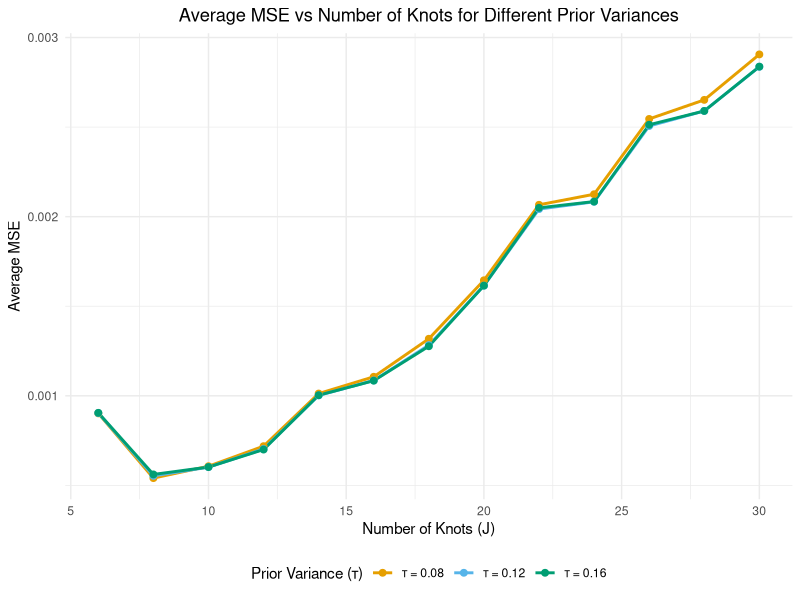

Here is the R script that generated this plot: (Note: this script raises an error after producing the figure.)
set.seed(123)

library(splines)
library(MLmetrics)
library(ggplot2)

# Simulation parameters
n <- 1000
Sp_order <- 3
x <- seq(0, 1, length.out = n)
tau_values <- c(0.08, 0.12, 0.16)
J_values <- seq(6, 30, by = 2)
num_seeds <- 1

# True function and noise parameters
f <- function(x) exp(-2 * x^2)
z <- f(x)
sd <- 0.3
sigma_sq <- sd^2

# Precompute basis matrices for all J values
B_list <- lapply(J_values, function(j) {
  knots <- c(-0.0002, -0.0001, seq(0, 1, length.out = j - 4), 1.0001, 1.0002)
  splineDesign(knots, x, ord = Sp_order, outer.ok = TRUE, sparse = FALSE)
})

# Initialize storage
results <- list()
random_seeds <- sample(0:2000, num_seeds)

# Main simulation loop
for (tau in tau_values) {
  tau_sq <- tau  # Using τ directly for clarity
  MSE_matrix <- matrix(0, nrow = num_seeds, ncol = length(J_values))
  
  for (i in 1:num_seeds) {
    set.seed(random_seeds[i])
    y <- z + rnorm(n, 0, sd)
    
    for (j in seq_along(J_values)) {
      B <- B_list[[j]]
      p <- ncol(B)
      
      # Bayesian linear regression computation
      precision_matrix <- (1/tau_sq) * diag(p) + (1/sigma_sq) * crossprod(B)
      theta <- solve(precision_matrix, (1/sigma_sq) * crossprod(B, y))
      
      MSE_matrix[i, j] <- MSE(z, B %*% theta)
    }
  }
  
  # Store results with clear labeling
  results[[paste0("tau_", tau)]] <- data.frame(
    J = J_values,
    Avg_MSE = colMeans(MSE_matrix),
    Tau = factor(paste("τ =", tau), 
                 levels = paste("τ =", tau_values))
  )  # Added closing ) for data.frame and factor
}  # Closing bracket for tau loop

# Combine all results
plot_data <- do.call(rbind, results)

# Create visualization
ggplot(plot_data, aes(x = J, y = Avg_MSE, color = Tau)) +
  geom_line(size = 1) +
  geom_point(size = 2) +
  labs(title = "Average MSE vs Number of Knots for Different Prior Variances",
       x = "Number of Knots (J)",
       y = "Average MSE",
       color = "Prior Variance (τ)") +
  theme_minimal() +
  scale_color_manual(values = c("#E69F00", "#56B4E9", "#009E73")) +
  theme(legend.position = "bottom",
        plot.title = element_text(hjust = 0.5))

num_Hs_seeds <- 1
Hs_seeds <- sample(0:2000, num_Hs_seeds)  # Generate 10 different seeds

# Initialize storage for Horseshoe results
Hs_MSE_matrix <- matrix(0, nrow = num_Hs_seeds, ncol = length(J_values))

# Loop over seeds and J values
for (s in 1:num_Hs_seeds) {
  set.seed(Hs_seeds[s])  # Set seed for this iteration
  y <- z + rnorm(n, 0, sd)  # Generate new noisy observations
  
  for (j in seq_along(J_values)) {
    J <- J_values[j]  # Get current J
    
    # Construct B-spline basis matrix
    knots <- c(-0.0002, -0.0001, seq(0, 1, length.out = J - 4), 1.0001, 1.0002)
    B <- splineDesign(knots, x, ord = Sp_order, outer.ok = TRUE, sparse = TRUE)
    
    # Run Horseshoe prior regression
    Hs1 <- horseshoesp(y, B, method.tau = "halfCauchy", 
                       Sigma2 = sigma_sq, tau = 1,
                       method.sigma = "fixed", burn = 1000, nmc = 5000, thin = 1, alpha = 0.05)
    
    # Extract estimated coefficients
    beta_hat1 <- as.vector(unlist(Hs1[1])) 
    
    # Compute MSE for Horseshoe model
    Hs_MSE_matrix[s, j] <- MSE(z, as.numeric(B %*% beta_hat1))
  }
}

# Compute average MSE across 10 seeds
Hs_MSE_avg <- colMeans(Hs_MSE_matrix)

# Create data frame for Horseshoe results
hs_results <- data.frame(
  J = J_values,
  Avg_MSE = Hs_MSE_avg,
  Tau = factor("Horseshoe Prior")
)

# Combine all results
plot_data <- rbind(plot_data, hs_results)

# Plot the results
ggplot(plot_data, aes(x = J, y = Avg_MSE, color = Tau)) +
  geom_line(size = 1) +
  geom_point(size = 2) +
  labs(title = "MSE vs Number of Knots (J) for Different Priors",
       x = "Number of Knots (J)",
       y = "MSE",
       color = "Prior Type") +
  theme_minimal() +
  scale_color_manual(values = c("#E69F00", "#56B4E9", "#009E73", "black")) +  # Black for HS prior
  theme(legend.position = "bottom",
        plot.title = element_text(hjust = 0.5))
